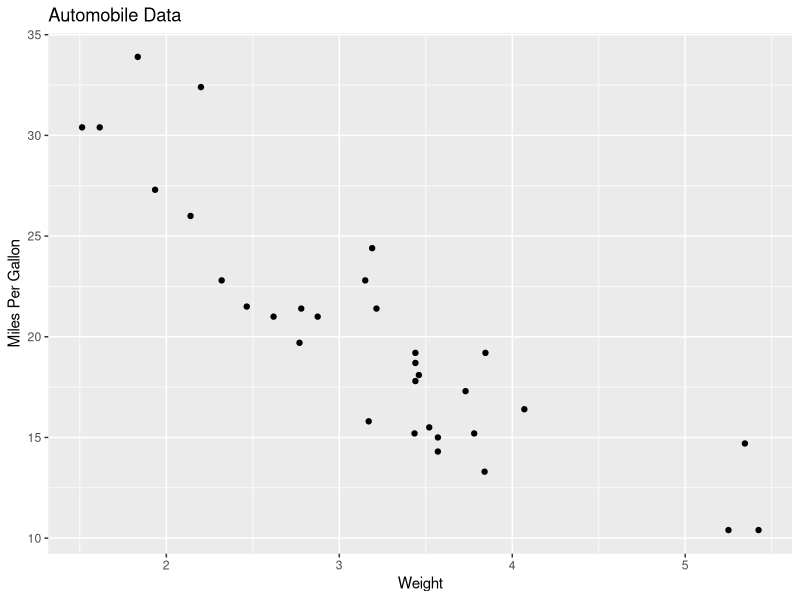
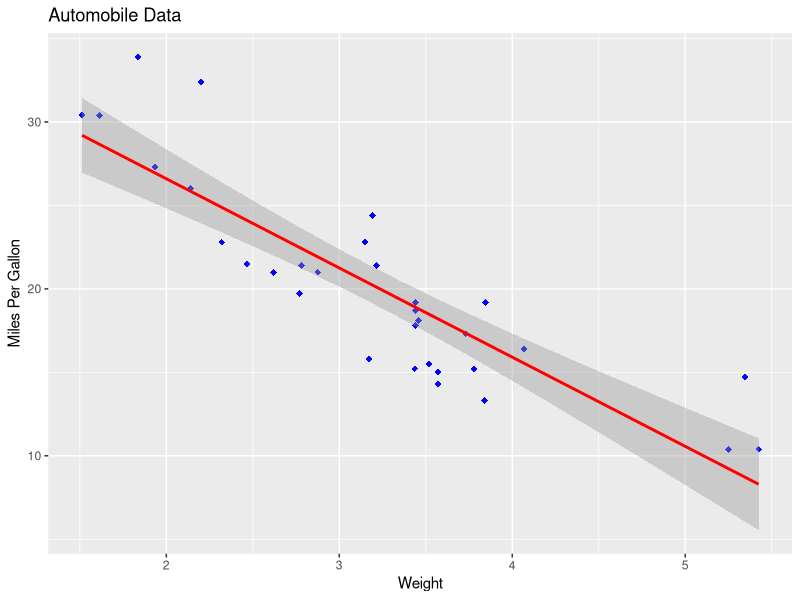
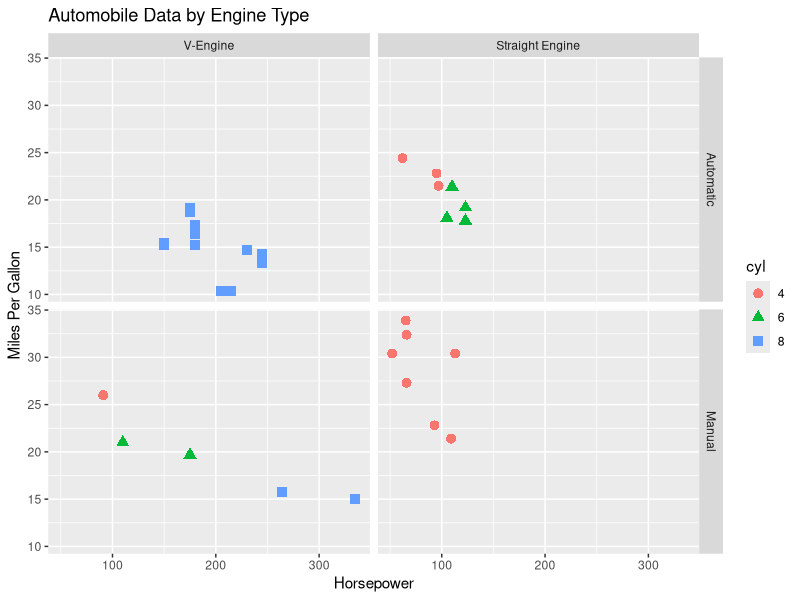

The R script that drew these images, in order:
library(ggplot2)
#simple plot made by ggplot
ggplot(data = mtcars, aes(x = wt, y = mpg)) + geom_point() +
  labs(title = "Automobile Data", x = "Weight", y = "Miles Per Gallon")

#more paras added
ggplot(data = mtcars, aes(x = wt, y = mpg)) + 
  geom_point(pch = 18, color = "blue", size = 2) +
  geom_smooth(method = "lm", color = "red", linetype = 1) +
  labs(title = "Automobile Data", x = "Weight", y = "Miles Per Gallon")

#grouop&facet, ggplot2 use factor when defines grouop or facet
mtcars$am <- factor(mtcars$am, levels = c(0, 1), labels = c("Automatic", "Manual"))
mtcars$vs <- factor(mtcars$vs, levels = c(0, 1), labels = c("V-Engine", "Straight Engine"))
mtcars$cyl <- factor(mtcars$cyl)
ggplot(data = mtcars, aes(x = hp, y = mpg, shape = cyl, color = cyl)) +
  geom_point(size = 3)+
  facet_grid(am~vs) +
  labs(title = "Automobile Data by Engine Type",
       x = "Horsepower", y = "Miles Per Gallon")
